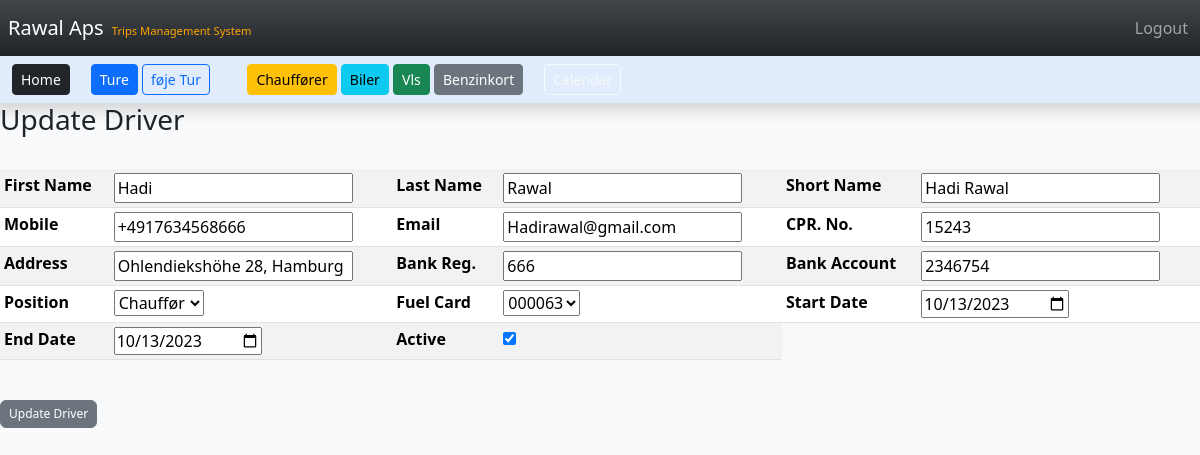
Page /update_driver/4 (signed in) on the committed database.
### TMS/models.py (models this page shows, shortened)
class Driver(models.Model):
	fname = models.CharField(max_length=25)
	lname =  models.CharField(max_length=25)
	short = models.CharField(max_length=25)
	mobile = models.CharField(max_length=15)
	email =  models.EmailField(max_length=50)
	cpr = models.CharField(max_length=15)
	address = models.CharField(max_length=100)
	bank_reg = models.CharField(max_length=10)
	bank_account = models.CharField(max_length=20)
	POSITION_CHOICES = [
        ("Chauffør", "Chauffør"),
        ("Assistent", "Assistent"),
    ]
	position = models.CharField(choices=POSITION_CHOICES,default="Chauffør",max_length=15) #DDL Lookup
	fcard = models.ForeignKey(FCard,blank=True,null=True,max_length=10,on_delete=models.DO_NOTHING) #DDL
	start = models.DateField(blank=True, null=True)
	end = models.DateField(blank=True,null=True)
	is_active = models.BooleanField()
	created_at = models.DateTimeField(auto_now_add=True)

### TMS/views.py (the view)
# urls.py: path('update_driver/<int:pk>', views.update_driver, name='update_driver'),
def update_driver(request, pk):
    if request.user.is_authenticated:
        current_driver = Driver.objects.get(id=pk)
        form = AddDriverForm(request.POST or None, instance=current_driver)
        if form.is_valid():
            form.save()
            messages.success(request, "Driver Has Been Updated!")
            return redirect('drivers')
        return render(request, 'update_driver.html', {'form': form})
    else:
        messages.success(request, "You Must Be Logged In...")
        return redirect('home')

### TMS/models.py (called while the page is built)
	def __str__(self):
		return(f"{self.lastdigits}")

### TMS/templates/update_driver.html (shortened to what this page needs)
{% extends 'base.html' %}
{% block content %}
{% if user.is_authenticated %}
<div class="col">
	<h3>Update Driver</h3>
	<br/>
	<form method="POST">
		<div class="table-responsive">
			<table class="table table-sm table-striped ">
				<tbody>
				<tr>
					<th scope="row">First Name</th>
					<td > {{ form.fname }}</td>
					<th scope="row">Last Name</th>
					<td>{{ form.lname }}</td>
					<th scope="row">Short Name</th>
					<td>{{ form.short }}</td>
				</tr>
				<tr>
					<th scope="row">Mobile</th>
					<td>{{ form.mobile }}</td>
					<th scope="row">Email </th>
					<td>{{ form.email }}</td>
					<th scope="row">CPR. No. </th>
					<td>{{ form.cpr }}</td>
				</tr>
				<tr>
					<th scope="row">Address </th>
					<td>{{ form.address }}</td>
					<th scope="row">Bank Reg.</th>
					<td>{{ form.bank_reg  }}</td>
					<th scope="row">Bank Account </th>
					<td>{{ form.bank_account }}</td>
				</tr>
				<tr>
					<th scope="row">Position </th>
					<td>{{ form.position }}</td>
					<th scope="row">Fuel Card </th>
					<td>{{ form.fcard }}</td>
					<th scope="row">Start Date</th>
					<td>{{ form.start }}</td>
				</tr>
				<tr>
					<th scope="row">End Date </th>
					<td>{{ form.end }}</td>
					<th scope="row">Active </th>
					<td>{{ form.is_active }}</td>
				</tr>
				</tbody>
			</table>
		<div>
		<br/>
		<button type="submit" class="btn btn-secondary" style="--bs-btn-padding-y: .25rem; --bs-btn-padding-x: .5rem; --bs-btn-font-size: .75rem;">Update Driver</button>
	</form>
</div>
{% endif %}
{% endblock %}

### rows in the picture
Driver: fname "Hadi", lname "Rawal", short "Hadi Rawal", mobile "+4917634568666", email "Hadirawal@gmail.com", cpr "15243", address "Ohlendiekshöhe 28, Hamburg", bank_reg "666", bank_account "2346754", position "Chauffør", fcard "000063", start "10/13/2023", end "10/13/2023", is_active "☑"
